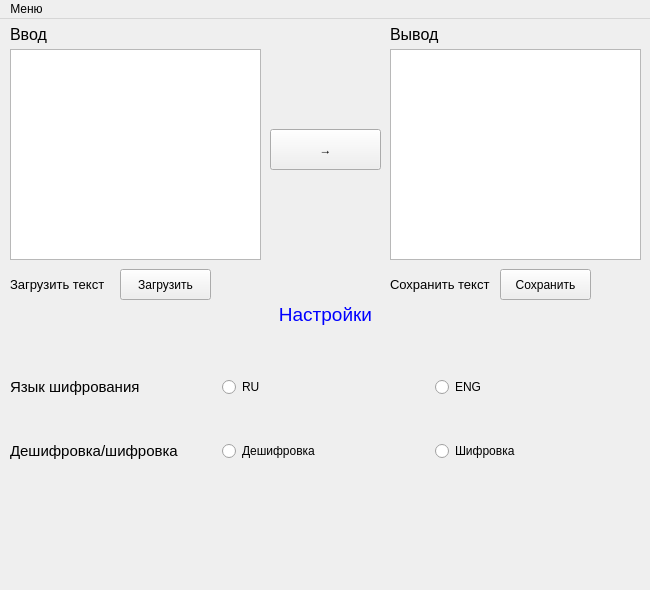
<?xml version="1.0" encoding="UTF-8"?>
<ui version="4.0">
 <class>Morse_Main_Window</class>
 <widget class="QMainWindow" name="Morse_Main_Window">
  <property name="geometry">
   <rect>
    <x>0</x>
    <y>0</y>
    <width>650</width>
    <height>590</height>
   </rect>
  </property>
  <property name="windowTitle">
   <string>Amgine Morse</string>
  </property>
  <widget class="QWidget" name="centralwidget">
   <widget class="QWidget" name="gridLayoutWidget">
    <property name="geometry">
     <rect>
      <x>10</x>
      <y>320</y>
      <width>631</width>
      <height>161</height>
     </rect>
    </property>
    <layout class="QGridLayout" name="gridLayout">
     <item row="0" column="2">
      <widget class="QRadioButton" name="rb_lang_eng">
       <property name="text">
        <string>ENG</string>
       </property>
       <attribute name="buttonGroup">
        <string notr="true">btn_group_lang</string>
       </attribute>
      </widget>
     </item>
     <item row="1" column="0">
      <widget class="QLabel" name="label_5">
       <property name="text">
        <string>&lt;html&gt;&lt;head/&gt;&lt;body&gt;&lt;p&gt;&lt;span style=&quot; font-size:11pt;&quot;&gt;Дешифровка/шифровка&lt;/span&gt;&lt;/p&gt;&lt;/body&gt;&lt;/html&gt;</string>
       </property>
      </widget>
     </item>
     <item row="0" column="1">
      <widget class="QRadioButton" name="rb_lang_ru">
       <property name="text">
        <string>RU</string>
       </property>
       <attribute name="buttonGroup">
        <string notr="true">btn_group_lang</string>
       </attribute>
      </widget>
     </item>
     <item row="1" column="1">
      <widget class="QRadioButton" name="rb_crypt_decode">
       <property name="text">
        <string>Дешифровка</string>
       </property>
       <attribute name="buttonGroup">
        <string notr="true">btn_group_crypt</string>
       </attribute>
      </widget>
     </item>
     <item row="1" column="2">
      <widget class="QRadioButton" name="rb_crypt_code">
       <property name="text">
        <string>Шифровка</string>
       </property>
       <attribute name="buttonGroup">
        <string notr="true">btn_group_crypt</string>
       </attribute>
      </widget>
     </item>
     <item row="0" column="0">
      <widget class="QLabel" name="label_7">
       <property name="text">
        <string>&lt;html&gt;&lt;head/&gt;&lt;body&gt;&lt;p&gt;&lt;span style=&quot; font-size:11pt;&quot;&gt;Язык шифрования&lt;/span&gt;&lt;/p&gt;&lt;/body&gt;&lt;/html&gt;</string>
       </property>
      </widget>
     </item>
    </layout>
   </widget>
   <widget class="QLabel" name="label_8">
    <property name="geometry">
     <rect>
      <x>260</x>
      <y>280</y>
      <width>131</width>
      <height>31</height>
     </rect>
    </property>
    <property name="text">
     <string>&lt;html&gt;&lt;head/&gt;&lt;body&gt;&lt;p align=&quot;center&quot;&gt;&lt;span style=&quot; font-size:14pt; color:#0000ff;&quot;&gt;Настройки&lt;/span&gt;&lt;/p&gt;&lt;/body&gt;&lt;/html&gt;</string>
    </property>
   </widget>
   <widget class="QLabel" name="label_3">
    <property name="geometry">
     <rect>
      <x>10</x>
      <y>250</y>
      <width>101</width>
      <height>31</height>
     </rect>
    </property>
    <property name="text">
     <string>&lt;html&gt;&lt;head/&gt;&lt;body&gt;&lt;p&gt;&lt;span style=&quot; font-size:10pt;&quot;&gt;Загрузить текст&lt;/span&gt;&lt;/p&gt;&lt;/body&gt;&lt;/html&gt;</string>
    </property>
   </widget>
   <widget class="QPushButton" name="btn_load_text">
    <property name="geometry">
     <rect>
      <x>120</x>
      <y>250</y>
      <width>91</width>
      <height>31</height>
     </rect>
    </property>
    <property name="sizePolicy">
     <sizepolicy hsizetype="Fixed" vsizetype="Fixed">
      <horstretch>0</horstretch>
      <verstretch>0</verstretch>
     </sizepolicy>
    </property>
    <property name="text">
     <string>Загрузить</string>
    </property>
   </widget>
   <widget class="QPushButton" name="btn_save_text">
    <property name="geometry">
     <rect>
      <x>500</x>
      <y>250</y>
      <width>91</width>
      <height>31</height>
     </rect>
    </property>
    <property name="sizePolicy">
     <sizepolicy hsizetype="Fixed" vsizetype="Fixed">
      <horstretch>0</horstretch>
      <verstretch>0</verstretch>
     </sizepolicy>
    </property>
    <property name="text">
     <string>Сохранить</string>
    </property>
   </widget>
   <widget class="QPushButton" name="btn_code">
    <property name="geometry">
     <rect>
      <x>270</x>
      <y>110</y>
      <width>111</width>
      <height>41</height>
     </rect>
    </property>
    <property name="sizePolicy">
     <sizepolicy hsizetype="Fixed" vsizetype="Fixed">
      <horstretch>0</horstretch>
      <verstretch>0</verstretch>
     </sizepolicy>
    </property>
    <property name="text">
     <string>→</string>
    </property>
   </widget>
   <widget class="QLabel" name="label_11">
    <property name="geometry">
     <rect>
      <x>10</x>
      <y>0</y>
      <width>251</width>
      <height>31</height>
     </rect>
    </property>
    <property name="text">
     <string>&lt;html&gt;&lt;head/&gt;&lt;body&gt;&lt;p&gt;&lt;span style=&quot; font-size:12pt;&quot;&gt;Ввод&lt;/span&gt;&lt;/p&gt;&lt;/body&gt;&lt;/html&gt;</string>
    </property>
   </widget>
   <widget class="QTextBrowser" name="textBrowser_output">
    <property name="geometry">
     <rect>
      <x>390</x>
      <y>30</y>
      <width>251</width>
      <height>211</height>
     </rect>
    </property>
    <property name="sizePolicy">
     <sizepolicy hsizetype="Fixed" vsizetype="Expanding">
      <horstretch>0</horstretch>
      <verstretch>0</verstretch>
     </sizepolicy>
    </property>
   </widget>
   <widget class="QLabel" name="label_2">
    <property name="geometry">
     <rect>
      <x>390</x>
      <y>0</y>
      <width>241</width>
      <height>31</height>
     </rect>
    </property>
    <property name="text">
     <string>&lt;html&gt;&lt;head/&gt;&lt;body&gt;&lt;p&gt;&lt;span style=&quot; font-size:12pt;&quot;&gt;Вывод&lt;/span&gt;&lt;/p&gt;&lt;/body&gt;&lt;/html&gt;</string>
    </property>
   </widget>
   <widget class="QTextBrowser" name="textBrowser_input">
    <property name="geometry">
     <rect>
      <x>10</x>
      <y>30</y>
      <width>251</width>
      <height>211</height>
     </rect>
    </property>
    <property name="textInteractionFlags">
     <set>Qt::LinksAccessibleByKeyboard|Qt::LinksAccessibleByMouse|Qt::TextBrowserInteraction|Qt::TextEditable|Qt::TextEditorInteraction|Qt::TextSelectableByKeyboard|Qt::TextSelectableByMouse</set>
    </property>
   </widget>
   <widget class="QLabel" name="label_4">
    <property name="geometry">
     <rect>
      <x>390</x>
      <y>250</y>
      <width>101</width>
      <height>31</height>
     </rect>
    </property>
    <property name="text">
     <string>&lt;html&gt;&lt;head/&gt;&lt;body&gt;&lt;p&gt;&lt;span style=&quot; font-size:10pt;&quot;&gt;Сохранить текст&lt;/span&gt;&lt;/p&gt;&lt;/body&gt;&lt;/html&gt;</string>
    </property>
   </widget>
   <widget class="QLabel" name="label_error">
    <property name="geometry">
     <rect>
      <x>10</x>
      <y>490</y>
      <width>631</width>
      <height>71</height>
     </rect>
    </property>
    <property name="text">
     <string/>
    </property>
   </widget>
  </widget>
  <widget class="QMenuBar" name="menubar">
   <property name="geometry">
    <rect>
     <x>0</x>
     <y>0</y>
     <width>650</width>
     <height>21</height>
    </rect>
   </property>
   <widget class="QMenu" name="menu">
    <property name="title">
     <string>Меню</string>
    </property>
    <addaction name="info"/>
    <addaction name="help"/>
    <addaction name="history"/>
   </widget>
   <addaction name="menu"/>
  </widget>
  <action name="info">
   <property name="text">
    <string>Инфо</string>
   </property>
  </action>
  <action name="help">
   <property name="text">
    <string>Помощь</string>
   </property>
  </action>
  <action name="history">
   <property name="text">
    <string>История</string>
   </property>
  </action>
 </widget>
 <resources/>
 <connections/>
 <buttongroups>
  <buttongroup name="btn_group_lang"/>
  <buttongroup name="btn_group_crypt"/>
 </buttongroups>
</ui>
